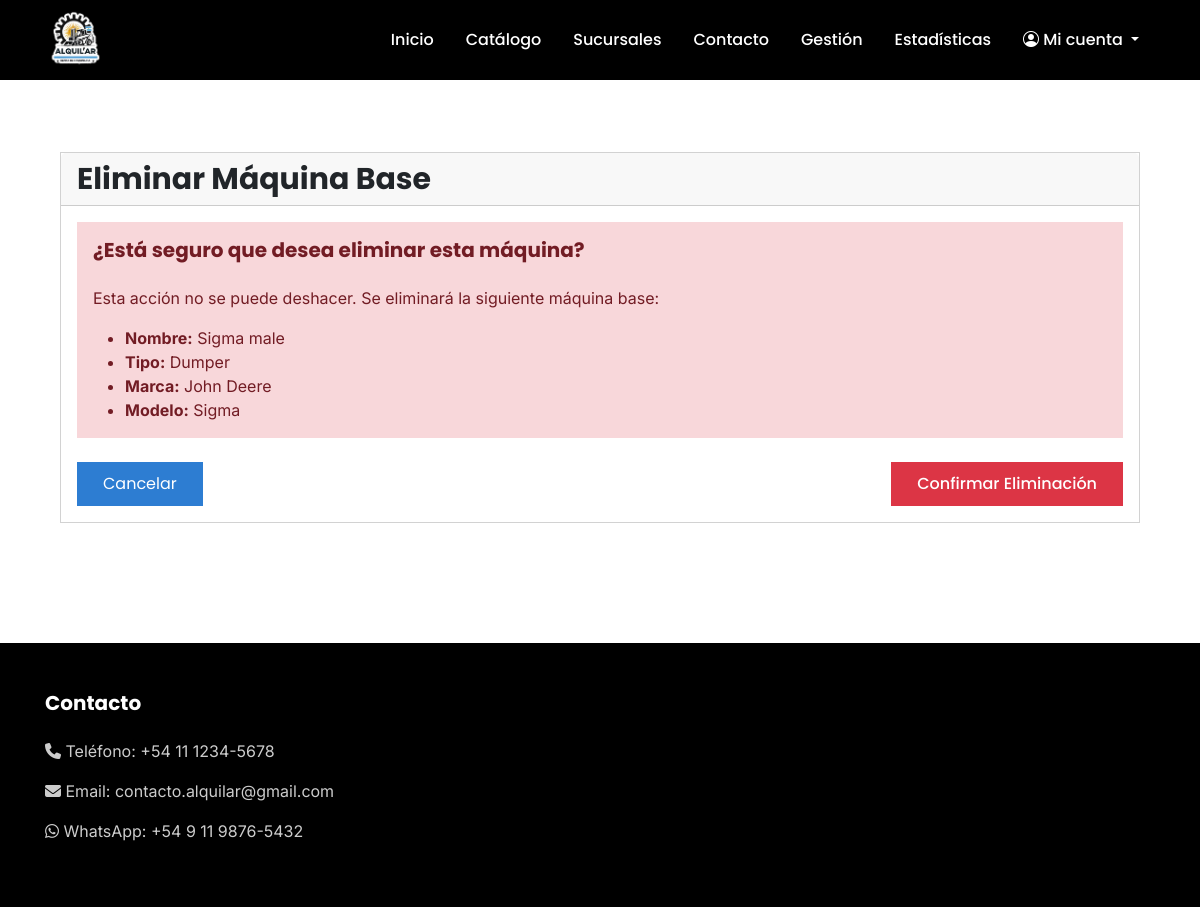
Page /maquinas/maquina/10/eliminar/ (signed in) on the committed database.
### maquinas/models.py (models this page shows, shortened)
class MaquinaBase(models.Model):
    TIPOS_MAQUINA = [
        ('excavadora', 'Excavadora'),
        ('retroexcavadora', 'Retroexcavadora'),
        ('cargadora', 'Cargadora'),
        ('compactadora', 'Compactadora'),
        ('motoniveladora', 'Motoniveladora'),
        ('pavimentadora', 'Pavimentadora'),
        ('grua', 'Grúa'),
        ('hormigonera', 'Hormigonera'),
        ('dumper', 'Dumper'),
        ('manipulador', 'Manipulador Telescópico'),
    ]
    MARCAS = [
        ('caterpillar', 'Caterpillar'),
        ('komatsu', 'Komatsu'),
        ('volvo', 'Volvo'),
        ('hitachi', 'Hitachi'),
        ('liebherr', 'Liebherr'),
        ('jcb', 'JCB'),
        ('case', 'Case'),
        ('doosan', 'Doosan'),
        ('john_deere', 'John Deere'),
        ('kubota', 'Kubota'),
    ]
    nombre = models.CharField(max_length=100)
    tipo = models.CharField(max_length=20, choices=TIPOS_MAQUINA)
    marca = models.CharField(max_length=20, choices=MARCAS)
    modelo = models.CharField(max_length=50)
    precio_por_dia = models.DecimalField(
        max_digits=12,
        decimal_places=2,
        validators=[MinValueValidator(0)],
        error_messages={
            'max_digits': 'El precio no puede tener más de 10 dígitos enteros.',
            'decimal_places': 'El precio no puede tener más de 2 decimales.',
            'invalid': 'Por favor, ingrese un precio válido.',
            'max_whole_digits': 'La parte entera del precio no puede tener más de 10 dígitos.'
        }
    )
    descripcion_corta = models.TextField()
    descripcion_larga = models.TextField()
    imagen = models.ImageField(upload_to='maquinas/')
    dias_alquiler_min = models.PositiveIntegerField(
        verbose_name='Cantidad mínima de días de alquiler',
        validators=[MinValueValidator(1)]
    )
    dias_alquiler_max = models.PositiveIntegerField(
        verbose_name='Cantidad máxima de días de alquiler',
        validators=[MinValueValidator(1)]
    )
    stock = models.IntegerField(default=0, editable=False)
    class Meta:
        verbose_name = "Máquina Base"
        verbose_name_plural = "Máquinas Base"
        ordering = ['nombre']

### maquinas/views.py (the view, shortened to what this page needs)
# urls.py: path('maquina/<int:maquina_id>/eliminar/', views.eliminar_maquina_base, name='eliminar_maquina_base'),
@login_required
@user_passes_test(es_empleado_o_admin)
@csrf_protect
@ensure_csrf_cookie
@require_http_methods(["GET", "POST"])
def eliminar_maquina_base(request, maquina_id):
    maquina = get_object_or_404(MaquinaBase, id=maquina_id)
    return render(request, 'maquinas/eliminar_maquina_base.html', {'maquina': maquina})

### persona/views.py (called while the page is built)
def es_empleado_o_admin(user):
    if not user.is_authenticated:
        return False
    try:
        persona = Persona.objects.get(email=user.email)
        return persona.es_empleado or user.is_superuser
    except Persona.DoesNotExist:
        return user.is_superuser

def empleados_processor(request):
    empleados_emails = list(Persona.objects.filter(es_empleado=True).values_list('email', flat=True))
    es_empleado_actuando_como_cliente = request.session.get('es_empleado_actuando_como_cliente', False)
    return {
        'empleados_emails': empleados_emails,
        'es_empleado_actuando_como_cliente': es_empleado_actuando_como_cliente
    }

### maquinas/templates/maquinas/eliminar_maquina_base.html (shortened to what this page needs)
{% extends 'base.html' %}
{% load static %}
{% block content %}
<div class="section-container py-5">
    <div class="card">
        <div class="card-header">
            <h2 class="mb-0">Eliminar Máquina Base</h2>
        </div>
        <div class="card-body">
            <div class="alert alert-danger">
                <h4>¿Está seguro que desea eliminar esta máquina?</h4>
                <p>Esta acción no se puede deshacer. Se eliminará la siguiente máquina base:</p>
                <ul class="mb-0">
                    <li><strong>Nombre:</strong> {{ maquina.nombre }}</li>
                    <li><strong>Tipo:</strong> {{ maquina.get_tipo_display }}</li>
                    <li><strong>Marca:</strong> {{ maquina.get_marca_display }}</li>
                    <li><strong>Modelo:</strong> {{ maquina.modelo }}</li>
                </ul>
            </div>
            <form method="post">
                <div class="d-flex justify-content-between mt-4">
                    <a href="{% url 'maquinas:lista_maquinas' %}" class="btn boton-principal">Cancelar</a>
                    <button type="submit" class="btn boton-cancelar">Confirmar Eliminación</button>
                </div>
            </form>
        </div>
    </div>
</div>
{% endblock %}

### static/css/styles.css (style rules this page uses)
:root { --color-primary: #2D7DD2; --color-dark: #111; --color-black: #000; --color-white: #fff; --color-text: #333; --color-gray: #666; --color-light-gray: #ddd; --color-danger: #dc3545; --font-primary: 'Poppins', sans-serif; --font-secondary: 'Inter', sans-serif; --shadow-sm: 0 2px 5px rgba(0,0,0,0.1); --shadow-md: 0 4px 6px rgba(0,0,0,0.1); --shadow-lg: 0 6px 12px rgba(0,0,0,0.15); }
body { min-height: 100vh; display: flex; flex-direction: column; font-family: var(--font-secondary); }
.section-container { max-width: 1140px; margin: 0 auto; padding: 0 15px; width: 100%; }
h1, h2, h3, h4, h5, h6, .nav-link, .btn { font-family: var(--font-primary) !important; }
h2 { font-size: 30px !important; font-weight: bold !important; margin-bottom: 1.5rem; }
h4, h5, h6 { font-size: 20px !important; font-weight: bold !important; margin-bottom: 1.5rem; }
p, span, div, input, textarea, label { font-family: var(--font-secondary) !important; }
.card, .btn, .form-control, .dropdown-menu, .machine-card, .machine-detail, .form-container, .machine-detail img, .alert, .nav-tabs .nav-link, .modal-content, .input-group-text { border-radius: 0 !important; }
.boton-principal, .btn-primary { background-color: var(--color-primary) !important; border: 2px solid var(--color-primary) !important; color: var(--color-white) !important; font-family: var(--font-primary) !important; padding: 0.5rem 1.5rem; transition: all 0.3s ease; }
.boton-cancelar, .btn-danger { background-color: var(--color-danger) !important; border: 2px solid var(--color-danger) !important; color: var(--color-white) !important; font-family: var(--font-primary) !important; font-weight: 500 !important; padding: 0.5rem 1.5rem !important; transition: all 0.3s ease; text-decoration: none; display: inline-block; }
.alert { border: none; padding: 1rem; }

### rows in the picture
MaquinaBase: nombre "Sigma male", tipo "Dumper", marca "John Deere", modelo "Sigma"
